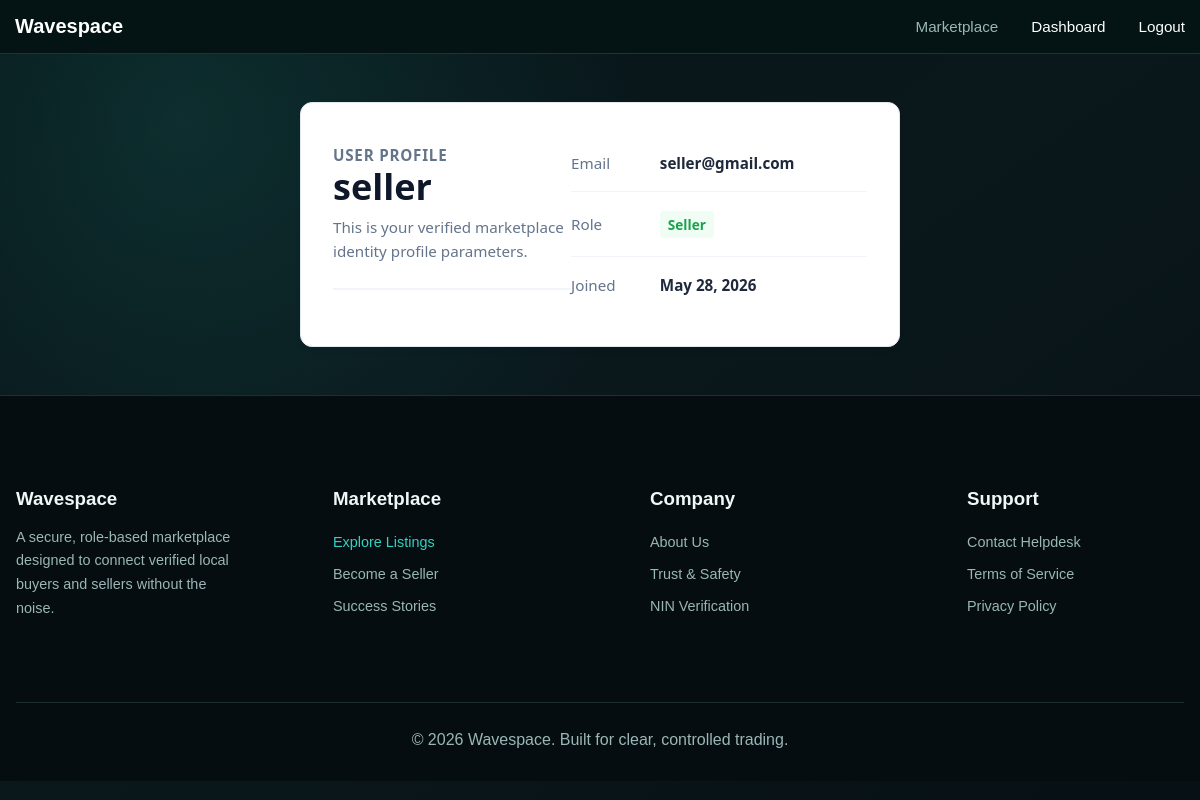
The page /accounts/profile/ (signed in) on the database its author committed.
### accounts/models.py (models this page shows, shortened)
class User(AbstractUser):
    class Role(models.TextChoices):
        BUYER = 'BUYER', 'Buyer'
        SELLER = 'SELLER', 'Seller'
    role = models.CharField(
        max_length=10,
        choices=Role.choices,
        default=Role.BUYER,
    )

### accounts/views.py (the view)
# urls.py: path('profile/', views.profile, name='profile'),
@login_required
def profile(request):
    return render(request, 'accounts/profile.html')

### templates/accounts/profile.html (shortened to what this page needs)
{% extends 'base.html' %}
{% block content %}
<section class="dashboard-section">
    <div class="dashboard-heading">
        <p class="eyebrow">User Profile</p>
        <h1>{{ request.user.username }}</h1>
        <p>This is your verified marketplace identity profile parameters.</p>
    </div>
    <table class="profile-table">
        <tr class="profile-row">
            <th class="profile-label">Email</th>
            <td class="profile-value">{{ request.user.email|default:"No email added" }}</td>
        </tr>
        <tr class="profile-row">
            <th class="profile-label">Role</th>
            <td class="profile-value">
                <span class="role-badge">
                    {{ request.user.get_role_display }}
                </span>
            </td>
        </tr>
        <tr class="profile-row">
            <th class="profile-label">Joined</th>
            <td class="profile-value">{{ request.user.date_joined|date:"M d, Y" }}</td>
        </tr>
    </table>
</section>
{% endblock %}

### static/marketplace/site.css (style rules this page uses)
* { box-sizing: border-box; }
html { min-height: 100%; background: #061114; }
body { min-height: 100vh; margin: 0; color: #edf8f7; font-family: Arial, Helvetica, sans-serif; background: radial-gradient(circle at 15% 15%, rgba(50, 211, 195, 0.14), transparent 30rem), linear-gradient(145deg, #061114 0%, #0a181c 48%, #071014 100%); }
.eyebrow { margin: 0 0 14px; color: #32d3c3; font-size: 0.78rem; font-weight: 800; letter-spacing: 0; text-transform: uppercase; }
h1,h2,h3,p { margin-top: 0; }
h1 { max-width: 720px; margin-bottom: 22px; font-size: 5rem; line-height: 0.94; }
.form-section, .dashboard-section { width: min(920px, calc(100% - 32px)); margin: 0 auto; padding: 64px 0 80px; display: flex; justify-content: space-between; }
.form-card h1, .dashboard-heading h1 { font-size: 2.4rem; line-height: 1.1; }
.form-intro, .dashboard-heading p { color: #9bb6b6; line-height: 1.6; }
.dashboard-heading { margin-bottom: 28px; }

### templates/accounts/profile.html (style rules this page uses)
.dashboard-section { max-width: 600px; margin: 3rem auto; padding: 2rem; background: #ffffff; border: 1px solid #e2e8f0; border-radius: 12px; box-shadow: 0 4px 6px -1px rgba(0, 0, 0, 0.05); font-family: system-ui, -apple-system, BlinkMacSystemFont, 'Segoe UI', Roboto, sans-serif; }
.dashboard-heading { border-bottom: 2px solid #f1f5f9; padding-bottom: 1.5rem; margin-bottom: 1.5rem; }
.eyebrow { text-transform: uppercase; font-size: 0.8rem; color: #2563eb; font-weight: 600; letter-spacing: 0.05em; margin: 0 0 0.5rem 0; }
.dashboard-heading h1 { margin: 0; font-size: 2.25rem; color: #0f172a; }
.dashboard-heading p { margin: 0.5rem 0 0 0; color: #64748b; font-size: 0.95rem; }
.profile-table { width: 100%; border-collapse: collapse; text-align: left; }
.profile-row { border-bottom: 1px solid #f1f5f9; }
.profile-row:last-child { border-bottom: none; }
.profile-label { padding: 1rem 0; color: #64748b; font-weight: 500; font-size: 0.95rem; width: 30%; }
.profile-value { padding: 1rem 0; color: #1e293b; font-weight: 600; font-size: 0.95rem; }
.role-badge { display: inline-block; padding: 0.25rem 0.5rem; border-radius: 4px; font-size: 0.85rem; background: #f0fdf4; color: #16a34a; }

### rows shown on the page
User: user.username "seller", user.email "seller@gmail.com", user.role "Seller", user.date_joined "May 28, 2026"
